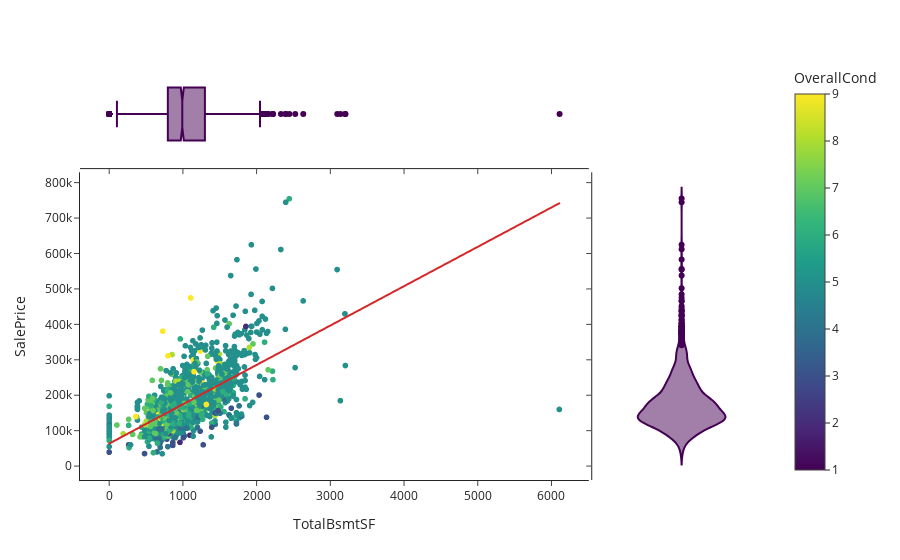

This figure's notebook cell:
### Markdown cell above
#TotalBsmtSF: Tamaño del sotano

### Code cell
yprop = 'SalePrice'
xprop = 'TotalBsmtSF'
h= 'OverallCond'
px.scatter(train_data_full, x=xprop, y=yprop, color=h, marginal_y="violin", marginal_x="box", trendline="ols", template="simple_white")

### Figure 1 — Plotly figure (JSON) as saved in the notebook; plotly's stock layout.template omitted (floating-point values rounded to 4 significant figures; data arrays with more than 128 entries replaced by an {"elided": "..."} marker saying what was removed)
{"data": [{"hovertemplate": "TotalBsmtSF=%{x}<br>SalePrice=%{y}<br>OverallCond=%{marker.color}<extra></extra>", "legendgroup": "", "marker": {"color": {"elided": "1460 int values"}, "coloraxis": "coloraxis", "symbol": "circle"}, "mode": "markers", "name": "", "showlegend": false, "type": "scattergl", "x": {"elided": "1460 int values"}, "xaxis": "x", "y": {"elided": "1460 int values"}, "yaxis": "y"}, {"alignmentgroup": "True", "hovertemplate": "TotalBsmtSF=%{x}<extra></extra>", "legendgroup": "", "marker": {"color": "#440154", "symbol": "circle"}, "name": "", "notched": true, "offsetgroup": "", "showlegend": false, "type": "box", "x": {"elided": "1460 int values"}, "xaxis": "x3", "yaxis": "y3"}, {"alignmentgroup": "True", "hovertemplate": "SalePrice=%{y}<extra></extra>", "legendgroup": "", "marker": {"color": "#440154", "symbol": "circle"}, "name": "", "offsetgroup": "", "scalegroup": "y", "showlegend": false, "type": "violin", "xaxis": "x2", "y": {"elided": "1460 int values"}, "yaxis": "y2"}, {"hovertemplate": "<b>OLS trendline</b><br>SalePrice = 111.11 * TotalBsmtSF + 63430.6<br>R<sup>2</sup>=0.376481<br><br>TotalBsmtSF=%{x}<br>SalePrice=%{y} <b>(trend)</b><extra></extra>", "legendgroup": "", "marker": {"symbol": "circle"}, "mode": "lines", "name": "", "showlegend": false, "type": "scattergl", "x": {"elided": "1460 int values"}, "xaxis": "x", "y": {"elided": "1460 float values"}, "yaxis": "y"}], "layout": {"coloraxis": {"colorbar": {"title": {"text": "OverallCond"}}, "colorscale": [[0, "#440154"], [0.1111, "#482878"], [0.2222, "#3e4989"], [0.3333, "#31688e"], [0.4444, "#26828e"], [0.5556, "#1f9e89"], [0.6667, "#35b779"], [0.7778, "#6ece58"], [0.8889, "#b5de2b"], [1, "#fde725"]]}, "legend": {"tracegroupgap": 0}, "margin": {"t": 60}, "xaxis": {"anchor": "y", "domain": [0, 0.7363], "title": {"text": "TotalBsmtSF"}}, "xaxis2": {"anchor": "y2", "domain": [0.7413, 1], "matches": "x2", "showline": false, "showticklabels": false, "ticks": ""}, "xaxis3": {"anchor": "y3", "domain": [0, 0.7363], "matches": "x", "showticklabels": false}, "xaxis4": {"anchor": "y4", "domain": [0.7413, 1], "matches": "x2", "showline": false, "showticklabels": false, "ticks": ""}, "yaxis": {"anchor": "x", "domain": [0, 0.7326], "title": {"text": "SalePrice"}}, "yaxis2": {"anchor": "x2", "domain": [0, 0.7326], "matches": "y", "showticklabels": false}, "yaxis3": {"anchor": "x3", "domain": [0.7426, 1], "matches": "y3", "showline": false, "showticklabels": false, "ticks": ""}, "yaxis4": {"anchor": "x4", "domain": [0.7426, 1], "matches": "y3", "showline": false, "showticklabels": false, "ticks": ""}}}
